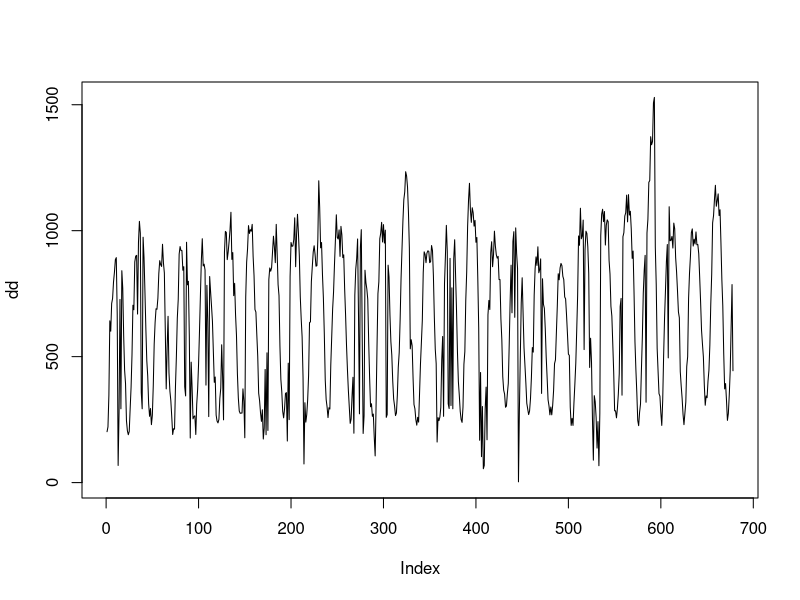
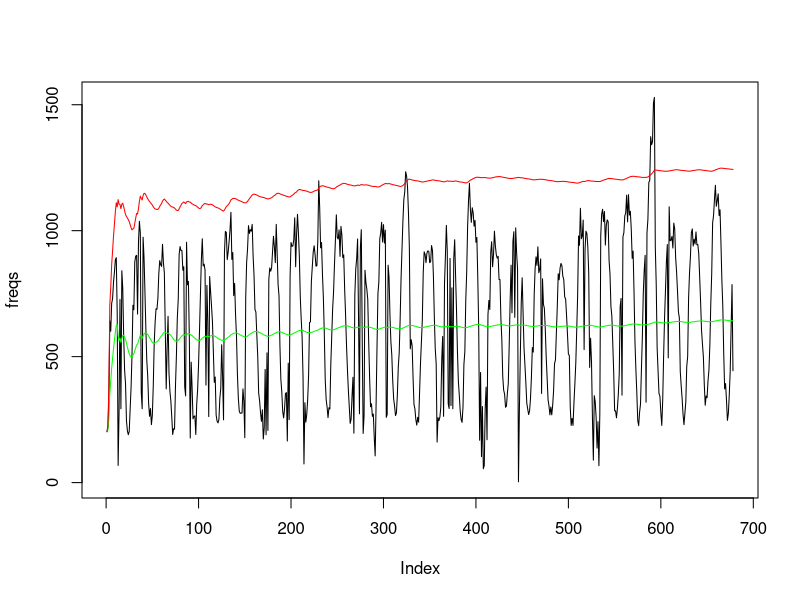
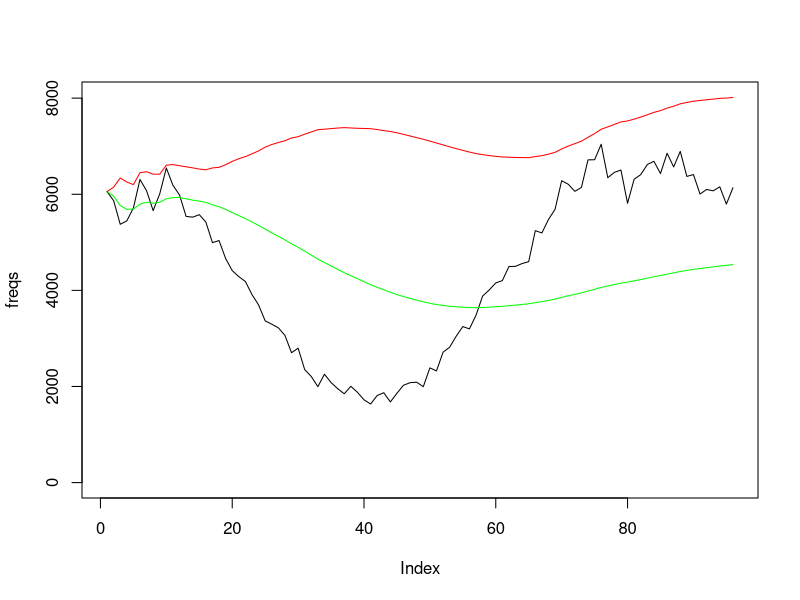
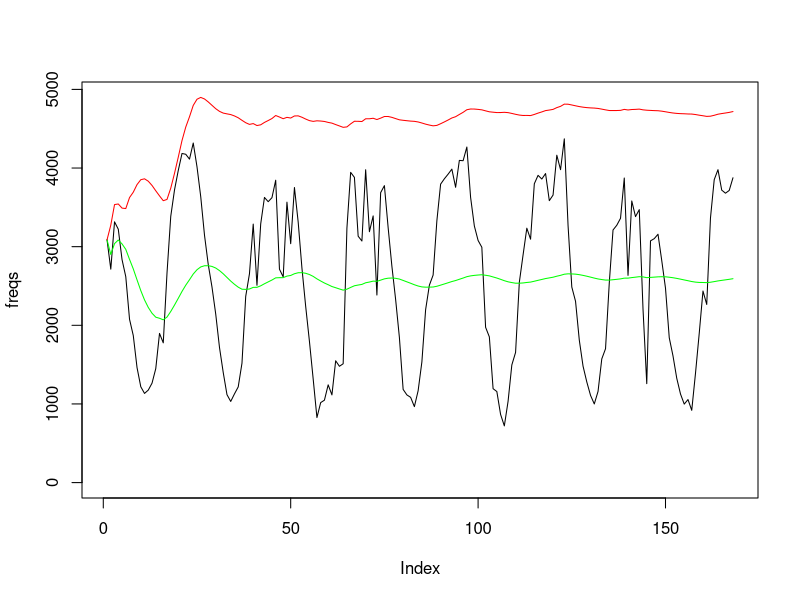

These charts were generated, in order, by the following R code: (Note: this script raises an error after producing the figures.)
width_ = 1200
height_ = 400

d = read.delim('tweets_per_hour_since_baseline.tsv', sep=' ', header=FALSE)
dd = d$V1
png("tweets_per_hour_since_baseline.png", width = width_, height = height_, bg = "transparent")
plot(dd, type='l', ylim=c(0,max(dd)))
dev.off()

png("tweets_per_hour_since_baseline.trending.png", width = width_, height = height_, bg = "transparent")
d = read.delim('tweets_per_hour_since_baseline.trending.tsv', header=FALSE)
freqs = d$V2
means = d$V3
min_trends = d$V4
range_ = c(0, max(append(freqs,min_trends)))
plot(freqs, type='l', ylim=range_)
points(means, type='l', col='green', ylim=range_)
points(min_trends, type='l', col='red', ylim=range_)
dev.off()

png("tweets_over_day.15.png", width = width_, height = height_, bg = "transparent")
d = read.delim('tweets_over_day.15.tsv', header=FALSE)
freqs = d$V2
means = d$V3
min_trends = d$V4
range_ = c(0, max(append(freqs,min_trends)))
plot(freqs, type='l', ylim=range_)
points(means, type='l', col='green', ylim=range_)
points(min_trends, type='l', col='red', ylim=range_)
dev.off()

png("tweets_over_week.1.png", width = width_, height = height_, bg = "transparent")
d = read.delim('tweets_over_week.1.tsv', header=FALSE)
freqs = d$V2
means = d$V3
min_trends = d$V4
range_ = c(0, max(append(freqs,min_trends)))
plot(freqs, type='l', ylim=range_)
points(means, type='l', col='green', ylim=range_)
points(min_trends, type='l', col='red', ylim=range_)
dev.off()

## uber graph!

d_periodic = read.delim('tweets.periodic_trending.15m.tsv', header=FALSE)
freqs = d_periodic$V2
pmeans = d_periodic$V3
pmin_trends = d_periodic$V4

d_normal = read.delim('tweets_per_hour_since_baseline.trending.tsv', header=FALSE)
means = d_normal$V3
min_trends = d_normal$V4

range_ = c(0, max(append(freqs,pmin_trends,min_trends)))
png("tweets.periodic_trending.15m.big.png", width = 6000, height = 800, bg = "transparent")
plot(freqs, type='l', ylim=range_)
points(means, type='l', col='green', ylim=range_)
points(min_trends, type='l', col='red', ylim=range_)
points(pmeans, type='l', col='green', ylim=range_)
points(pmin_trends, type='l', col='red', ylim=range_)
dev.off()


